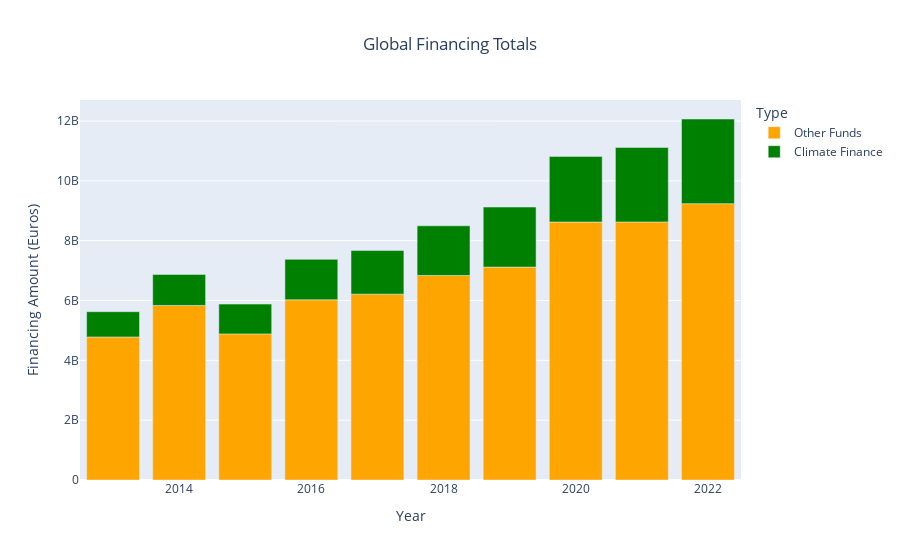

Notebook code for this chart:
### Code cell
# Step 3: Plotting
read_df = pd.read_csv('../upload_data/globe_df')

fig = px.bar(read_df, x='Year', y='Amount', color='Type',
            title='Global Financing Totals',
            labels={'Amount': 'Financing Amount (Euros)', 'Year': 'Year'},
            category_orders={'Type': ['Other Funds','Climate Finance']},
            color_discrete_map={'Other Funds': 'orange', 'Climate Finance': 'green'})# This ensures consistent color ordering

fig.update_layout(title_x=0.5)

fig.show()

### Figure 1 — Plotly figure (JSON) as saved in the notebook; plotly's stock layout.template omitted (floating-point values rounded to 4 significant figures)
{"data": [{"alignmentgroup": "True", "hovertemplate": "Type=Other Funds<br>Year=%{x}<br>Financing Amount (Euros)=%{y}<extra></extra>", "legendgroup": "Other Funds", "marker": {"color": "orange", "pattern": {"shape": ""}}, "name": "Other Funds", "offsetgroup": "Other Funds", "orientation": "v", "showlegend": true, "textposition": "auto", "type": "bar", "x": [2013, 2014, 2015, 2016, 2017, 2018, 2019, 2020, 2021, 2022], "xaxis": "x", "y": [4782000000.0, 5836000000.0, 4884894186, 6024000000.0, 6212956326, 6838000000.0, 7118226759, 8624000000.0, 8626519826, 9238000000.0], "yaxis": "y"}, {"alignmentgroup": "True", "hovertemplate": "Type=Climate Finance<br>Year=%{x}<br>Financing Amount (Euros)=%{y}<extra></extra>", "legendgroup": "Climate Finance", "marker": {"color": "green", "pattern": {"shape": ""}}, "name": "Climate Finance", "offsetgroup": "Climate Finance", "orientation": "v", "showlegend": true, "textposition": "auto", "type": "bar", "x": [2013, 2014, 2015, 2016, 2017, 2018, 2019, 2020, 2021, 2022], "xaxis": "x", "y": [845600000.0, 1037000000.0, 995181229, 1352000000.0, 1457414366, 1660000000.0, 2007334822, 2195000000.0, 2490000000.0, 2830000000.0], "yaxis": "y"}], "layout": {"barmode": "relative", "legend": {"title": {"text": "Type"}, "tracegroupgap": 0}, "title": {"text": "Global Financing Totals", "x": 0.5}, "xaxis": {"anchor": "y", "domain": [0, 1], "title": {"text": "Year"}}, "yaxis": {"anchor": "x", "domain": [0, 1], "title": {"text": "Financing Amount (Euros)"}}}}
